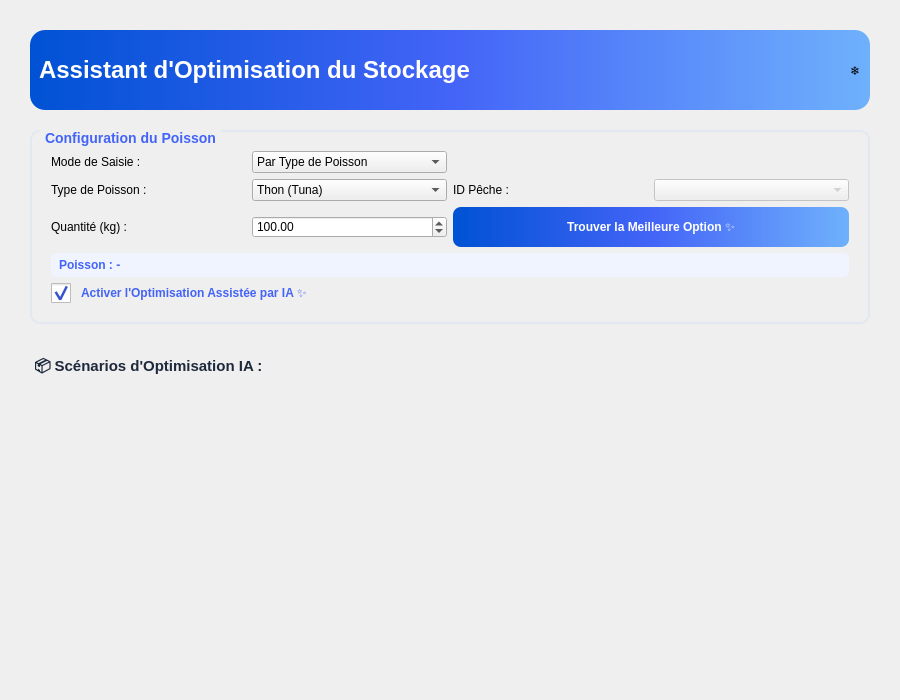
<?xml version="1.0" encoding="UTF-8"?>
<ui version="4.0">
 <class>ChambresFroidesOptimizationPage</class>
 <widget class="QWidget" name="ChambresFroidesOptimizationPage">
  <property name="geometry">
   <rect>
    <x>0</x>
    <y>0</y>
    <width>900</width>
    <height>700</height>
   </rect>
  </property>
  <property name="windowTitle">
   <string>Assistant d'Optimisation</string>
  </property>
  <layout class="QVBoxLayout" name="verticalLayout">
   <property name="spacing">
    <number>20</number>
   </property>
   <property name="leftMargin">
    <number>30</number>
   </property>
   <property name="topMargin">
    <number>30</number>
   </property>
   <property name="rightMargin">
    <number>30</number>
   </property>
   <property name="bottomMargin">
    <number>30</number>
   </property>
   <item>
    <widget class="QFrame" name="headerFrame">
     <property name="minimumSize">
      <size>
       <width>0</width>
       <height>80</height>
      </size>
     </property>
     <property name="styleSheet">
      <string notr="true">QFrame#headerFrame {
    background: qlineargradient(x1:0, y1:0, x2:1, y2:0, stop:0 #0052D4, stop:0.5 #4364F7, stop:1 #6FB1FC);
    border-radius: 15px;
}</string>
     </property>
     <layout class="QHBoxLayout" name="horizontalLayout">
      <item>
       <widget class="QLabel" name="labelTitle">
        <property name="font">
         <font>
          <pointsize>18</pointsize>
          <bold>true</bold>
          <bold>true</bold>
         </font>
        </property>
        <property name="styleSheet">
         <string notr="true">color: white;</string>
        </property>
        <property name="text">
         <string>Assistant d'Optimisation du Stockage</string>
        </property>
       </widget>
      </item>
      <item>
       <spacer name="horizontalSpacer">
        <property name="orientation">
         <enum>Qt::Horizontal</enum>
        </property>
        <property name="sizeHint" stdset="0">
         <size>
          <width>40</width>
          <height>20</height>
         </size>
        </property>
       </spacer>
      </item>
      <item>
       <widget class="QLabel" name="labelIcon">
        <property name="maximumSize">
         <size>
          <width>48</width>
          <height>48</height>
         </size>
        </property>
        <property name="text">
         <string>❄️</string>
        </property>
        <property name="alignment">
         <set>Qt::AlignCenter</set>
        </property>
       </widget>
      </item>
     </layout>
    </widget>
   </item>
   <item>
    <widget class="QGroupBox" name="inputGroupBox">
     <property name="title">
      <string>Configuration du Poisson</string>
     </property>
     <property name="styleSheet">
      <string notr="true">QGroupBox {
    font-weight: bold;
    font-size: 14px;
    border: 2px solid #e2e8f0;
    border-radius: 10px;
    margin-top: 1ex;
    padding: 10px;
}
QGroupBox::title {
    subcontrol-origin: margin;
    subcontrol-position: top left;
    padding: 0 3px;
    left: 10px;
    color: #4364F7;
}</string>
     </property>
     <layout class="QGridLayout" name="gridLayout">
      <item row="0" column="0">
       <widget class="QLabel" name="labelMode">
        <property name="text">
         <string>Mode de Saisie :</string>
        </property>
       </widget>
      </item>
      <item row="0" column="1">
       <widget class="QComboBox" name="comboMode">
        <item>
         <property name="text">
          <string>Par Type de Poisson</string>
         </property>
        </item>
        <item>
         <property name="text">
          <string>Par ID Pêche</string>
         </property>
        </item>
       </widget>
      </item>
      <item row="1" column="0">
       <widget class="QLabel" name="labelFishType">
        <property name="text">
         <string>Type de Poisson :</string>
        </property>
       </widget>
      </item>
      <item row="1" column="1">
       <widget class="QComboBox" name="comboFishType">
        <item>
         <property name="text">
          <string>Thon (Tuna)</string>
         </property>
        </item>
        <item>
         <property name="text">
          <string>Saumon (Salmon)</string>
         </property>
        </item>
        <item>
         <property name="text">
          <string>Sardine</string>
         </property>
        </item>
        <item>
         <property name="text">
          <string>Merlu</string>
         </property>
        </item>
        <item>
         <property name="text">
          <string>Dorade</string>
         </property>
        </item>
        <item>
         <property name="text">
          <string>Maquereau</string>
         </property>
        </item>
        <item>
         <property name="text">
          <string>Poulpe</string>
         </property>
        </item>
       </widget>
      </item>
      <item row="1" column="2">
       <widget class="QLabel" name="labelPecheID">
        <property name="text">
         <string>ID Pêche :</string>
        </property>
       </widget>
      </item>
      <item row="1" column="3">
       <widget class="QComboBox" name="comboPecheId">
        <property name="enabled">
         <bool>false</bool>
        </property>
       </widget>
      </item>
      <item row="2" column="0">
       <widget class="QLabel" name="labelQuantity">
        <property name="text">
         <string>Quantité (kg) :</string>
        </property>
       </widget>
      </item>
      <item row="2" column="1">
       <widget class="QDoubleSpinBox" name="spinQuantity">
        <property name="maximum">
         <double>99999.990000000005239</double>
        </property>
        <property name="value">
         <double>100</double>
        </property>
       </widget>
      </item>
      <item row="2" column="2" colspan="2">
       <widget class="QPushButton" name="btnOptimize">
        <property name="minimumSize">
         <size>
          <width>0</width>
          <height>40</height>
         </size>
        </property>
        <property name="styleSheet">
         <string notr="true">QPushButton {
    background: qlineargradient(x1:0, y1:0, x2:1, y2:0, stop:0 #0052D4, stop:0.5 #4364F7, stop:1 #6FB1FC);
    color: white;
    border-radius: 8px;
    font-weight: bold;
}
QPushButton:hover {
    background: qlineargradient(x1:0, y1:0, x2:1, y2:0, stop:0 #0041c2, stop:0.5 #3652d9, stop:1 #5aa0eb);
}</string>
        </property>
        <property name="text">
         <string>Trouver la Meilleure Option ✨</string>
        </property>
       </widget>
      </item>
      <item row="3" column="0" colspan="4">
       <widget class="QLabel" name="labelFishNameDisplay">
        <property name="styleSheet">
         <string notr="true">color: #4364F7; font-weight: bold; padding: 5px; background: #f0f4ff; border-radius: 5px;</string>
        </property>
        <property name="text">
         <string>Poisson : -</string>
        </property>
       </widget>
      </item>
      <item row="4" column="0" colspan="4">
       <widget class="QCheckBox" name="checkEnableAI">
        <property name="styleSheet">
         <string notr="true">QCheckBox { font-weight: bold; color: #4364F7; spacing: 10px; }
QCheckBox::indicator { width: 20px; height: 20px; }</string>
        </property>
        <property name="text">
         <string>Activer l'Optimisation Assistée par IA ✨</string>
        </property>
        <property name="checked">
         <bool>true</bool>
        </property>
       </widget>
      </item>
     </layout>
    </widget>
   </item>
   <item>
    <widget class="QLabel" name="labelResults">
     <property name="font">
      <font>
       <pointsize>11</pointsize>
       <bold>true</bold>
       <bold>true</bold>
      </font>
     </property>
     <property name="styleSheet">
      <string notr="true">color: #1e293b; margin-top: 10px;</string>
     </property>
     <property name="text">
      <string>📦 Scénarios d'Optimisation IA :</string>
     </property>
    </widget>
   </item>
   <item>
    <widget class="QScrollArea" name="scrollAreaResults">
     <property name="widgetResizable">
      <bool>true</bool>
     </property>
     <property name="frameShape">
      <enum>QFrame::NoFrame</enum>
     </property>
     <property name="styleSheet">
      <string notr="true">background: transparent;</string>
     </property>
     <widget class="QWidget" name="scrollAreaWidgetContents">
      <layout class="QVBoxLayout" name="resultsContainerLayout">
       <property name="spacing">
        <number>15</number>
       </property>
       <item>
        <spacer name="verticalSpacer">
         <property name="orientation">
          <enum>Qt::Vertical</enum>
         </property>
         <property name="sizeHint" stdset="0">
          <size>
           <width>20</width>
           <height>40</height>
          </size>
         </property>
        </spacer>
       </item>
      </layout>
     </widget>
    </widget>
   </item>
  </layout>
 </widget>
 <resources/>
 <connections/>
</ui>
